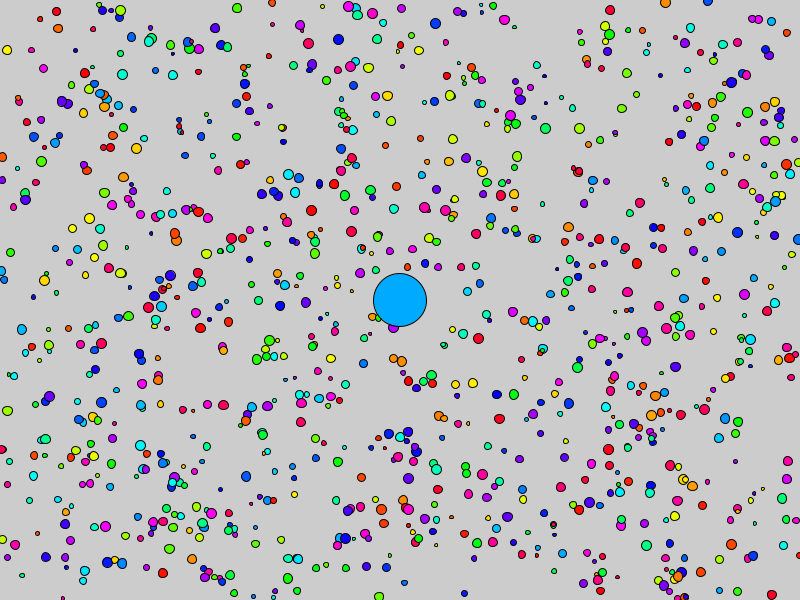
Frame 1 (no input)
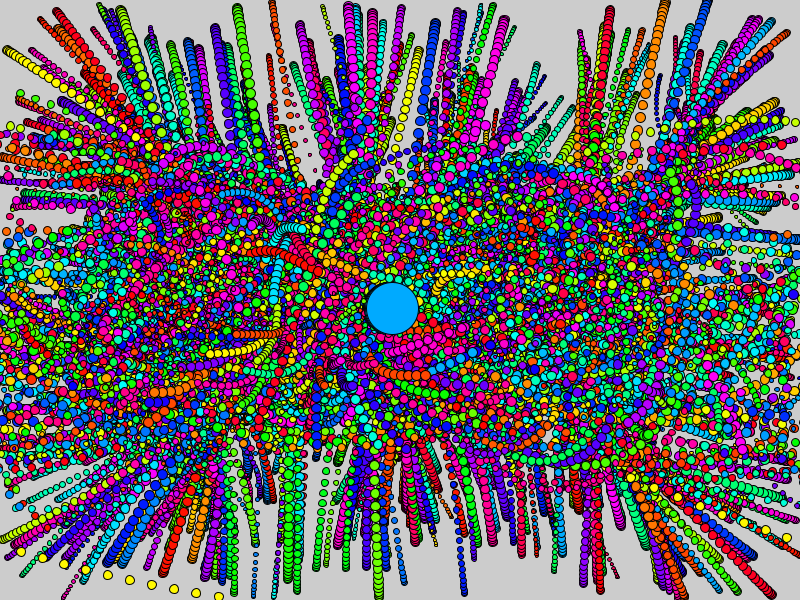
Frame 60 (the mouse pressed at the canvas centre just before this capture)
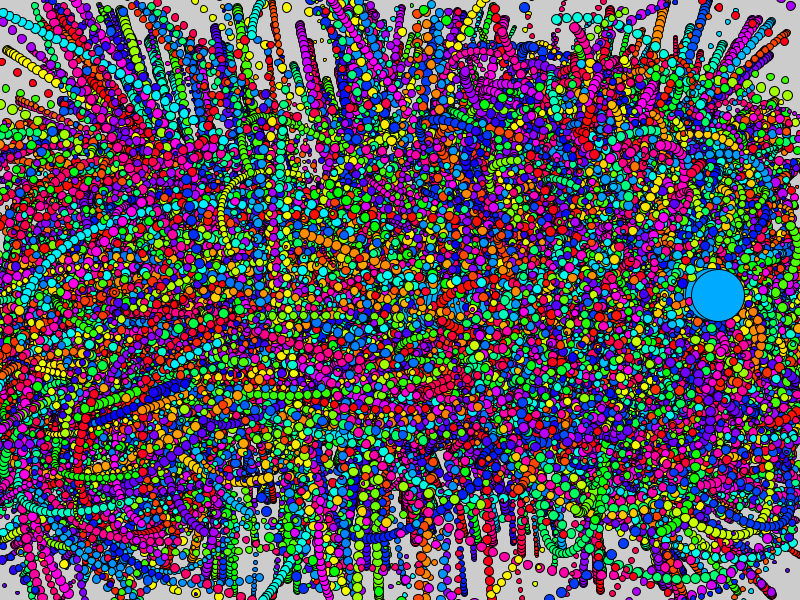
Frame 120 (the mouse held since frame 60 and released just before this capture)

The Processing sketch that drew these frames (run headless with seeded random() and noise(); from frame 60 on, the mouse is pressed at the canvas centre):

// Processing sketch: V_Gravitation
// ── V_Gravitation.pde
//f = G(m1*m2)/(r*r)
//a = f/m
//v = a+v
//p = p+v

ArrayList<Agent> agents = new ArrayList<Agent>();

float G = 1;
float maxForce = 1;

void setup() {
  size(800, 600);

  //spawn agents
  for (int i = 0; i < 1000; i ++) agents.add(new Agent(10, 100));
  
  Agent sun = new Agent(1000, 10000);
  sun.position = new PVector(width/2, height/2);
  agents.add(sun);
}

void draw() {
  //section 1: update:

  for (Agent a : agents) {
    a.update();
  }


  //section 2: draw:
  //background(0);

  for (Agent a : agents) {
    a.draw();
    a.hasUpdated = false;
  }
}

// ── Agent.pde
class Agent {

  color colour;
  
  PVector position = new PVector();
  PVector velocity = new PVector();
  PVector force = new PVector();


  float mass;
  float size;

  boolean hasUpdated = false;

  Agent(float massMin, float massMax) {
    position.x = random(0, width);
    position.y = random(0, height);

    mass = random(massMin, massMax);
    size = sqrt(mass);
    
    colorMode(HSB);
    colour = color(random(0,255), 255, 255);
  }

  void update() {

    for (Agent a : agents) {

      if (a == this) continue;
      if(a.hasUpdated) continue;

      PVector f = findGravityForce(a);
      force.add(f);
      

      //110
    }
    hasUpdated = true;

    PVector acceleration = PVector.div(force, mass); //a = f/m
    force.set(0, 0); //clear force

    velocity.add(acceleration); //v += a

    position.add(velocity); //p += velocity
  }

  void draw() {
    
    fill(colour);
    ellipse(position.x, position.y, size, size);

    if (position.x>width)position.x = 0;
    if (position.x<0)position.x = width;

    if (position.y>height)position.y =0;
    if (position.y<0)position.y = height;
  }

  PVector findGravityForce(Agent a) {

    PVector vToA = PVector.sub(a.position, position);
    float r = vToA.mag();

    float gravForce = G * (a.mass * mass) / (r*r);

    if (gravForce>maxForce) gravForce = maxForce;

    vToA.normalize();
    vToA.mult(gravForce);
    
    //add force to other object
    a.force.add(PVector.mult(vToA, -1));

    return vToA;
  }
}
